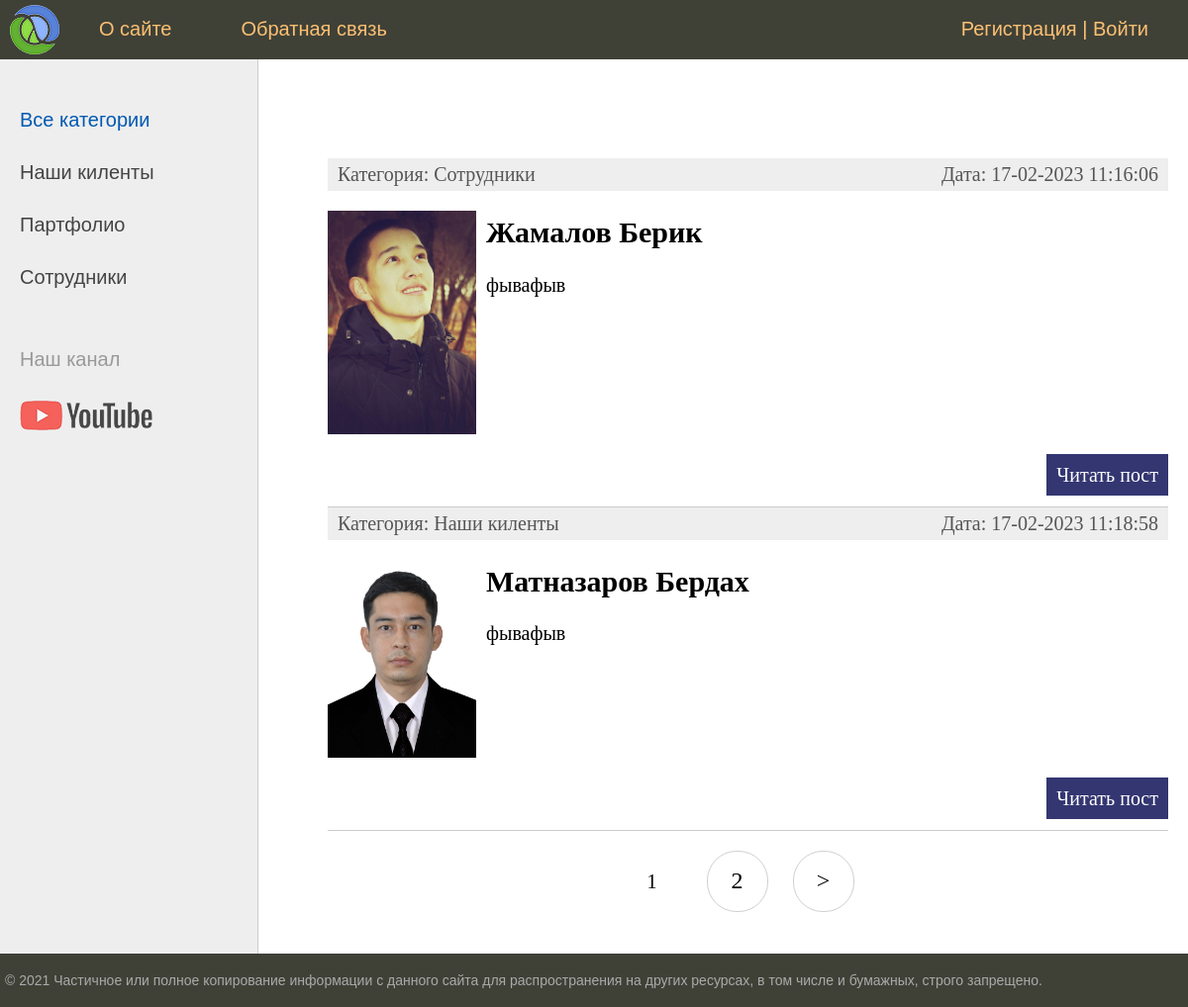
The page / on the database its author committed.
### power/models.py (models this page shows, shortened)
class Category(models.Model):
    name = models.CharField(max_length=100, db_index=True, verbose_name="Категория")
    slug = models.SlugField(max_length=255, unique=True, db_index=True, verbose_name="URL")
    def __str__(self):
        return self.name
    def get_absolute_url(self):
        return reverse('category', kwargs={'cat_slug': self.slug})
    class Meta:
        verbose_name = 'Категория'
        verbose_name_plural = 'Категории'
        ordering = ['id']

class Power(models.Model):
    title = models.CharField(max_length=255, verbose_name="Заголовок")
    slug = models.SlugField(max_length=255, unique=True, db_index=True, verbose_name="URL")
    content = models.TextField(blank=True, verbose_name="Текст статьи")
    photo = models.ImageField(upload_to="photos/%Y/%m/%d/", verbose_name="Фото")
    time_create = models.DateTimeField(auto_now_add=True, verbose_name="Время создания")
    time_update = models.DateTimeField(auto_now=True, verbose_name="Время изменения")
    is_published = models.BooleanField(default=True, verbose_name="Публикация")
    cat = models.ForeignKey('Category', on_delete=models.PROTECT, verbose_name="Категории")
    def get_absolute_url(self):
        return reverse('post', kwargs={'post_slug': self.slug})
    class Meta:
        verbose_name = 'OOO COMPLEX INSTALL'
        verbose_name_plural = 'OOO COMPLEX INSTALL'
        ordering = ['id']

### power/views.py (the view)
# urls.py: path('', PowerHome.as_view(), name='home'),
class PowerHome(DataMixin, ListView):
    model = Power
    template_name = 'power/index.html'
    context_object_name = 'posts'
    def get_context_data(self, *, object_list=None, **kwargs):
        context = super().get_context_data(**kwargs)
        c_def = self.get_user_context(title="Главная страница")
        return dict(list(context.items()) + list(c_def.items()))
    def get_queryset(self):
        return Power.objects.filter(is_published=True)

### power/utils.py (called while the page is built)
    def get_user_context(self, **kwargs):
        context = kwargs
        cats = Category.objects.annotate(Count('power'))
        user_menu = menu.copy()
        if not self.request.user.is_authenticated:
            user_menu.pop(1)
        context['menu'] = user_menu
        context['cats'] = cats
        if 'cat_selected' not in context:
            context['cat_selected'] = 0
        return context

### power/templates/power/index.html (shortened to what this page needs)
{% extends 'power/base.html' %}
{% block content %}
<ul class="list-articles">
	{% for p in posts %}
			<li><div class="article-panel">
	<p class="first">Категория: {{p.cat}}</p>
	<p class="last">Дата: {{p.time_update|date:"d-m-Y H:i:s"}}</p>
</div>
{% if p.photo %}
	<p><img class="img-article-left thumb" src="{{p.photo.url}}"></p>
{% endif %}
				<h2>{{p.title}}</h2>
	{% autoescape on %}
	{{p.content|linebreaks|truncatewords:50}}
	{% endautoescape %}
			<p class="link-read-post"><a href="{{ p.get_absolute_url }}">Читать пост</a></p>
			</li>
	{% endfor %}
</ul>
{% endblock %}

### power/templates/power/base.html (shortened to what this page needs)
{% load static %}
{% load power_tags %}
<!DOCTYPE html>
<html>
<head>
	<link type="text/css" href="{% static 'power/css/styles.css' %}" rel="stylesheet" />
</head>
<body>
<table class="table-page" border=0 cellpadding="0" cellspacing="0">
<tr><td valign=top>
{% block mainmenu %}
		<div class="header">
			<ul id="mainmenu" class="mainmenu">
			<li class="logo"><a href="{% url 'home' %}"><div class="logo"></div></a></li>
{% for m in menu %}
			<li><a href="{% url m.url_name %}">{{m.title}}</a></li>
{% endfor %}
				{% if request.user.is_authenticated %}
				<li class="last"> {{user.username}} | <a href="{% url 'logout' %}">Выйти</a></li>
				{% else %}
				<li class="last"><a href="{% url 'register' %}">Регистрация</a> | <a href="{% url 'login' %}">Войти</a></li>
				{% endif %}
			</ul>
		</div>
{% endblock mainmenu %}
<table class="table-content" border=0 cellpadding="0" cellspacing="0">
<tr>
	<td valign="top" class="left-chapters">
	<ul id="leftchapters">
{% if cat_selected == 0 %}
		<li class="selected">Все категории</li>
{% else %}
		<li><a href="{% url 'home' %}">Все категории</a></li>
{% endif %}
{% for c in cats %}
{% if c.power__count > 0 %}
	{% if c.pk == cat_selected %}
		<li class="selected">{{c.name}}</li>
	{% else %}
		<li><a href="{{ c.get_absolute_url }}">{{c.name}}</a></li>
	{% endif %}
{% endif %}
{% endfor %}
		<li class="share">
		<p>Наш канал</p>
		<a class="share-yt" href="https://www.youtube.com/@jetpos_app" target="_blank" rel="nofollow"></a>
		</li>
	</ul>
</td>
<td valign="top" class="content">
	<div class="content-text">
{% block content %}
{% endblock %}
{% if page_obj.has_other_pages %}
<nav class="list-pages">
    <ul>
        {% for p in paginator.page_range %}
		{% if page_obj.number == p %}
        <li class="page-num page-num-selected">{{ p }}</li>
		{% elif p >= page_obj.number|add:-2 and p <= page_obj.number|add:2  %}
        <li class="page-num">
            <a href="?page={{ p }}">{{ p }}</a>
        </li>
		{% endif %}
        {% endfor %}
{% if page_obj.has_next %}
<li class="page-num">
	<a href="?page={{ page_obj.next_page_number }}">&gt;</a>
</li>
{% endif %}
    </ul>
</nav>
{% endif %}
	</div>
</td></tr></table>
</td></tr>
<tr><td valign=top>
	<div id="footer">
		<p>&copy; 2021 Частичное или полное копирование информации с данного сайта для распространения на других ресурсах, в том числе и бумажных, строго запрещено.</p>
	</div>
</td></tr></table>
</body>
</html>

### power/static/power/css/styles.css (style rules this page uses)
html, body { font-family: 'Arial'; margin: 0; padding: 0; height: 100%; width: 100%; color: #444; }
a { color: #0059b2; text-decoration: none; }
img { max-width: 600px; height: auto; }
img.img-article-left { max-width: 300px; height: auto; float: left; padding: 0 10px 10px 0; }
img.img-article-left.thumb { max-width: 150px; height: auto; }
p.link-read-post { text-align: right; }
p.link-read-post a { padding: 10px; min-width: 100px; background: #333671; color: #fff; text-decoration: none; }
div.article-panel { background: #eee; padding: 5px 10px 5px 10px; box-sizing border-box; overflow: hidden; color: #555; }
div.article-panel p.first { margin: 0; float: left; }
div.article-panel p.last { margin: 0; float: right; }
ul.list-articles { list-style: none; margin: 0; padding: 0; }
ul.list-articles li { border-bottom: 1px solid #ccc; }
.table-page { width: 100%; height: 100%; vertical-align: top; }
.table-page tr { height: 100%; }
.header { background: #3F4137; height: 60px; }
.logo { background: url('../images/logo.png') no-repeat 10px 5px; width: 70px; height: 60px; }
ul.mainmenu { list-style: none; margin: 0; padding: 0; height: 60px; color: #fdc073; font-size: 20px; overflow: hidden; }
ul.mainmenu li { float: left; margin: 18px 40px 0 30px; }
ul.mainmenu li.logo { margin: 0; }
ul.mainmenu li.last { float: right; }
ul.mainmenu li a { color: #fdc073; text-decoration: none; }
.table-content { width: 100%; min-height: 100%; height: 100%; }
.left-chapters { margin: 0; background: #eee; border-right: 1px solid #ccc; min-height: 100%; }
.left-chapters ul { width: 230px; min-height: 100%; margin: 0; padding: 20px 10px 10px 20px; list-style: none; font-size: 20px; }
.left-chapters ul li { margin: 30px 0 0 0; color: #999; }
.left-chapters ul li.selected { color: #0059b2; }
.left-chapters ul li a { color: #444; text-decoration: none; }
.left-chapters ul li.share { margin: 60px 0 0 0; }
.left-chapters ul li.share p { margin: 30px 0 30px 0; }
.left-chapters ul li.share a { display: inline-block; width: 40px; height: 40px; margin: 0 20px 0 0; }
.left-chapters ul li.share a.share-yt { width: 100%; height: 30px; background: url('../images/share_yt.png') no-repeat 0 0 }
.content { padding: 40px 20px 20px 40px; width: 100%; box-sizing: border-box; }
.content-text { margin: 60px 0 0 30px; color: #000; font-size: 20px; font-family: Yandex Sans Display Light; }
#footer { box-sizing: border-box; background: #3F4137; padding: 5px; color: #aaa; font-size: 14px; font-family: Verdana, Geneva, Arial, Helvetica; text-align: left; overflow: hidden; }
.list-pages { text-align: center; margin: 0 0 20px 0; }
.list-pages ul { margin: 20px 0 0 0; padding: 0; list-style: none; }
.list-pages ul li { display: inline-block; margin: 0 20px 0 0; }
.list-pages a { color: #000; font-size: 24px; text-decoration: none; }
.list-pages .page-num, .page-num-selected { display: inline-block; width: 60px; height: 44px; padding: 16px 0 0 0; border: 1px solid #d0d0d0; border-radius: 30px; }
.list-pages .page-num-selected { border: none; color: #000; font-size: 20px; }

### rows shown on the page
Category: name "Наши киленты"
Category: name "Партфолио"
Category: name "Сотрудники"
Power: cat "Сотрудники", time_update "17-02-2023 11:16:06", photo (picture), title "Жамалов Берик", content "фывафыв"
Power: cat "Наши киленты", time_update "17-02-2023 11:18:58", photo (picture), title "Матназаров Бердах", content "фывафыв"

### other values the page prints
{{ m.title }} "О сайте" "Обратная связь"
{{ p }} "1"
{{ p }} "2"
